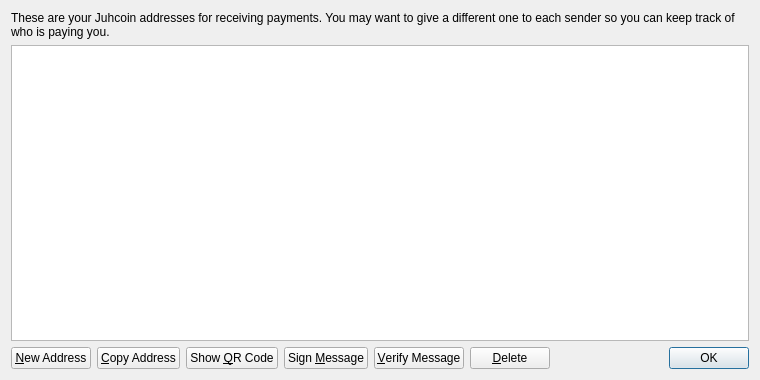
<?xml version="1.0" encoding="UTF-8"?>
<ui version="4.0">
 <class>AddressBookPage</class>
 <widget class="QWidget" name="AddressBookPage">
  <property name="geometry">
   <rect>
    <x>0</x>
    <y>0</y>
    <width>760</width>
    <height>380</height>
   </rect>
  </property>
  <property name="windowTitle">
   <string>Address Book</string>
  </property>
  <layout class="QVBoxLayout" name="verticalLayout">
   <item>
    <widget class="QLabel" name="labelExplanation">
     <property name="text">
      <string>These are your Juhcoin addresses for receiving payments. You may want to give a different one to each sender so you can keep track of who is paying you.</string>
     </property>
     <property name="textFormat">
      <enum>Qt::PlainText</enum>
     </property>
     <property name="wordWrap">
      <bool>true</bool>
     </property>
    </widget>
   </item>
   <item>
    <widget class="QTableView" name="tableView">
     <property name="contextMenuPolicy">
      <enum>Qt::CustomContextMenu</enum>
     </property>
     <property name="toolTip">
      <string>Double-click to edit address or label</string>
     </property>
     <property name="tabKeyNavigation">
      <bool>false</bool>
     </property>
     <property name="alternatingRowColors">
      <bool>true</bool>
     </property>
     <property name="selectionMode">
      <enum>QAbstractItemView::SingleSelection</enum>
     </property>
     <property name="selectionBehavior">
      <enum>QAbstractItemView::SelectRows</enum>
     </property>
     <property name="sortingEnabled">
      <bool>true</bool>
     </property>
     <attribute name="verticalHeaderVisible">
      <bool>false</bool>
     </attribute>
    </widget>
   </item>
   <item>
    <layout class="QHBoxLayout" name="horizontalLayout">
     <item>
      <widget class="QPushButton" name="newAddressButton">
       <property name="toolTip">
        <string>Create a new address</string>
       </property>
       <property name="text">
        <string>&amp;New Address</string>
       </property>
       <property name="icon">
        <iconset resource="../bitcoin.qrc">
         <normaloff>:/icons/add</normaloff>:/icons/add</iconset>
       </property>
      </widget>
     </item>
     <item>
      <widget class="QPushButton" name="copyToClipboard">
       <property name="toolTip">
        <string>Copy the currently selected address to the system clipboard</string>
       </property>
       <property name="text">
        <string>&amp;Copy Address</string>
       </property>
       <property name="icon">
        <iconset resource="../bitcoin.qrc">
         <normaloff>:/icons/editcopy</normaloff>:/icons/editcopy</iconset>
       </property>
      </widget>
     </item>
     <item>
      <widget class="QPushButton" name="showQRCode">
       <property name="text">
        <string>Show &amp;QR Code</string>
       </property>
       <property name="icon">
        <iconset resource="../bitcoin.qrc">
         <normaloff>:/icons/qrcode</normaloff>:/icons/qrcode</iconset>
       </property>
      </widget>
     </item>
     <item>
      <widget class="QPushButton" name="signMessage">
       <property name="toolTip">
        <string>Sign a message to prove you own a Juhcoin address</string>
       </property>
       <property name="text">
        <string>Sign &amp;Message</string>
       </property>
       <property name="icon">
        <iconset resource="../bitcoin.qrc">
         <normaloff>:/icons/edit</normaloff>:/icons/edit</iconset>
       </property>
      </widget>
     </item>
     <item>
      <widget class="QPushButton" name="verifyMessage">
       <property name="toolTip">
        <string>Verify a message to ensure it was signed with a specified Juhcoin address</string>
       </property>
       <property name="text">
        <string>&amp;Verify Message</string>
       </property>
       <property name="icon">
        <iconset resource="../bitcoin.qrc">
         <normaloff>:/icons/transaction_0</normaloff>:/icons/transaction_0</iconset>
       </property>
      </widget>
     </item>
     <item>
      <widget class="QPushButton" name="deleteButton">
       <property name="toolTip">
        <string>Delete the currently selected address from the list</string>
       </property>
       <property name="text">
        <string>&amp;Delete</string>
       </property>
       <property name="icon">
        <iconset resource="../bitcoin.qrc">
         <normaloff>:/icons/remove</normaloff>:/icons/remove</iconset>
       </property>
      </widget>
     </item>
     <item>
      <spacer name="horizontalSpacer">
       <property name="orientation">
        <enum>Qt::Horizontal</enum>
       </property>
       <property name="sizeHint" stdset="0">
        <size>
         <width>40</width>
         <height>20</height>
        </size>
       </property>
      </spacer>
     </item>
     <item>
      <widget class="QDialogButtonBox" name="buttonBox">
       <property name="sizePolicy">
        <sizepolicy hsizetype="Maximum" vsizetype="Fixed">
         <horstretch>0</horstretch>
         <verstretch>0</verstretch>
        </sizepolicy>
       </property>
       <property name="standardButtons">
        <set>QDialogButtonBox::Ok</set>
       </property>
      </widget>
     </item>
    </layout>
   </item>
  </layout>
 </widget>
 <resources>
  <include location="../bitcoin.qrc"/>
 </resources>
 <connections/>
</ui>
